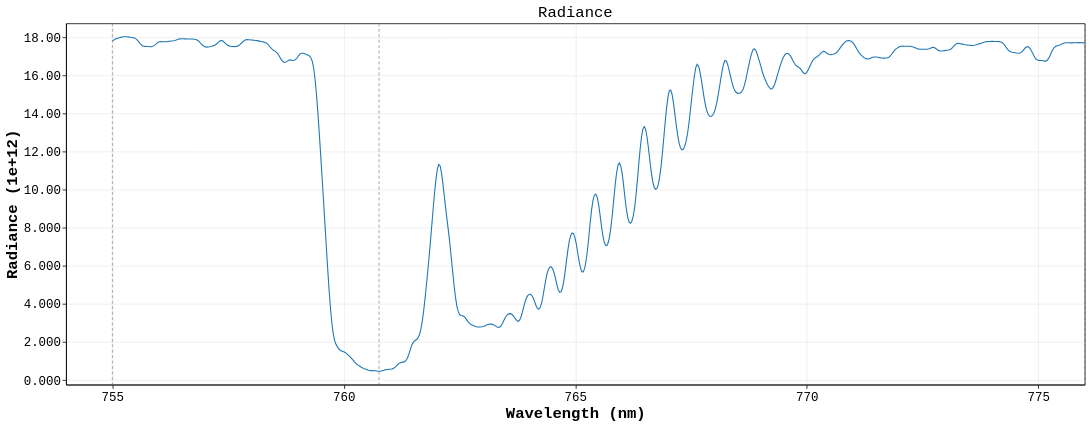

Notebook cell for this chart:
### Markdown cell above
## Radiance

### Code cell
radiance_chart

### Figure 1 — Vega-Lite specification as saved in the notebook (floating-point values rounded to 4 significant figures; data arrays with more than 128 entries replaced by an {"elided": "..."} marker saying what was removed)
{"config": {"background": "white", "view": {"stroke": "black", "continuousWidth": 1311, "continuousHeight": 465}, "axis": {"domain": true, "domainColor": "black", "grid": true, "gridColor": "#b0b0b0", "gridOpacity": 0.25, "labelColor": "black", "labelFont": "Menlo, Monaco, Consolas, Liberation Mono, DejaVu Sans Mono, monospace", "labelFontSize": 16, "tickColor": "black", "titleColor": "black", "titleFont": "Menlo, Monaco, Consolas, Liberation Mono, DejaVu Sans Mono, monospace", "titleFontSize": 20}, "legend": {"labelColor": "black", "labelFont": "Menlo, Monaco, Consolas, Liberation Mono, DejaVu Sans Mono, monospace", "labelFontSize": 16, "labelLimit": 320, "orient": "bottom-left", "fillColor": "white", "strokeColor": "#cccccc", "padding": 8, "titleColor": "black", "titleFont": "Menlo, Monaco, Consolas, Liberation Mono, DejaVu Sans Mono, monospace", "titleFontSize": 16}, "line": {"strokeWidth": 1.4}, "point": {"size": 28}, "range": {"category": ["#1f77b4", "#ff7f0e", "#d62728"]}, "title": {"color": "black", "font": "Menlo, Monaco, Consolas, Liberation Mono, DejaVu Sans Mono, monospace", "fontSize": 20, "fontWeight": "normal", "anchor": "middle"}}, "layer": [{"data": {"name": "data-58eb42964a9a264471173017a5cb300b"}, "mark": {"type": "line", "color": "#1f77b4", "strokeWidth": 1.4}, "encoding": {"tooltip": [{"field": "wavelength_nm", "format": ".4f", "title": "Wavelength (nm)", "type": "quantitative"}, {"field": "radiance", "format": ".8g", "title": "Radiance", "type": "quantitative"}], "x": {"axis": {"tickMinStep": 5}, "field": "wavelength_nm", "scale": {"zero": false}, "title": "Wavelength (nm)", "type": "quantitative"}, "y": {"axis": {"format": ".4g", "tickCount": 6}, "field": "radiance_scaled", "scale": {"domain": [-0.2284, 18.73], "zero": false}, "title": "Radiance (1e+12)", "type": "quantitative"}}}, {"data": {"name": "data-4e363f75b9d170a12db18c088ee0a0d7"}, "mark": {"type": "rule", "color": "#737373", "strokeDash": [4, 3], "strokeWidth": 0.8}, "encoding": {"x": {"field": "wavelength_nm", "type": "quantitative"}}}], "height": 465, "title": "Radiance", "width": 1311, "$schema": "https://vega.github.io/schema/vega-lite/v6.4.1.json", "datasets": {"data-58eb42964a9a264471173017a5cb300b": {"elided": "701 records"}, "data-4e363f75b9d170a12db18c088ee0a0d7": [{"wavelength_nm": 755.0}, {"wavelength_nm": 760.8}, {"wavelength_nm": 776.0}]}}
